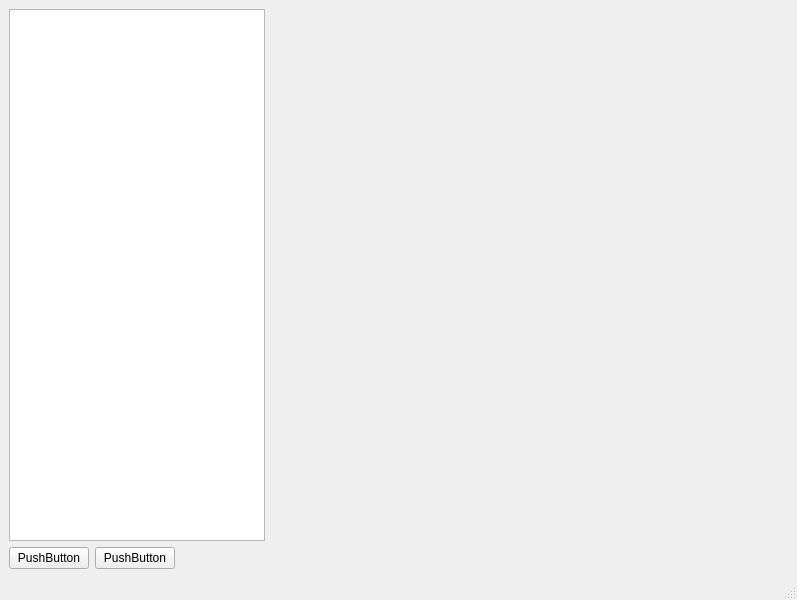
<?xml version="1.0" encoding="UTF-8"?>
<ui version="4.0">
 <class>MainWindow</class>
 <widget class="QMainWindow" name="MainWindow">
  <property name="geometry">
   <rect>
    <x>0</x>
    <y>0</y>
    <width>797</width>
    <height>600</height>
   </rect>
  </property>
  <property name="windowTitle">
   <string>MainWindow</string>
  </property>
  <widget class="QWidget" name="centralwidget">
   <layout class="QVBoxLayout" name="verticalLayout">
    <item>
     <layout class="QHBoxLayout" name="horizontalLayout_2">
      <item>
       <widget class="QTreeView" name="treeView">
        <property name="enabled">
         <bool>true</bool>
        </property>
        <property name="sizePolicy">
         <sizepolicy hsizetype="Fixed" vsizetype="Expanding">
          <horstretch>0</horstretch>
          <verstretch>0</verstretch>
         </sizepolicy>
        </property>
       </widget>
      </item>
      <item>
       <widget class="QWidget" name="widget" native="true">
        <property name="sizePolicy">
         <sizepolicy hsizetype="Expanding" vsizetype="Expanding">
          <horstretch>0</horstretch>
          <verstretch>0</verstretch>
         </sizepolicy>
        </property>
       </widget>
      </item>
     </layout>
    </item>
    <item>
     <layout class="QHBoxLayout" name="horizontalLayout">
      <item>
       <widget class="QPushButton" name="pushButton">
        <property name="text">
         <string>PushButton</string>
        </property>
       </widget>
      </item>
      <item>
       <widget class="QPushButton" name="pushButton_2">
        <property name="text">
         <string>PushButton</string>
        </property>
       </widget>
      </item>
      <item>
       <spacer name="horizontalSpacer">
        <property name="orientation">
         <enum>Qt::Horizontal</enum>
        </property>
        <property name="sizeHint" stdset="0">
         <size>
          <width>40</width>
          <height>20</height>
         </size>
        </property>
       </spacer>
      </item>
     </layout>
    </item>
   </layout>
  </widget>
  <widget class="QMenuBar" name="menubar">
   <property name="geometry">
    <rect>
     <x>0</x>
     <y>0</y>
     <width>797</width>
     <height>26</height>
    </rect>
   </property>
  </widget>
  <widget class="QStatusBar" name="statusbar"/>
 </widget>
 <resources/>
 <connections/>
</ui>
